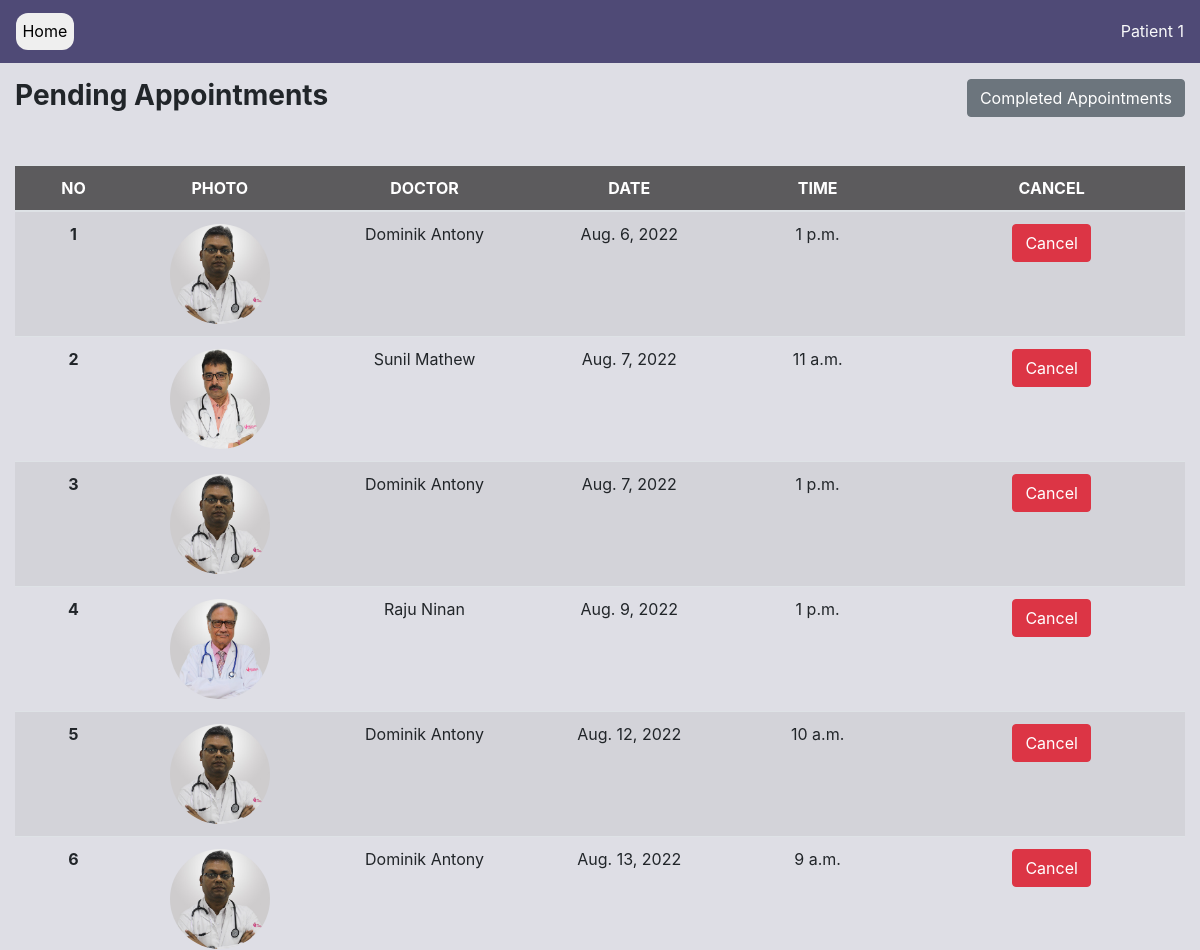
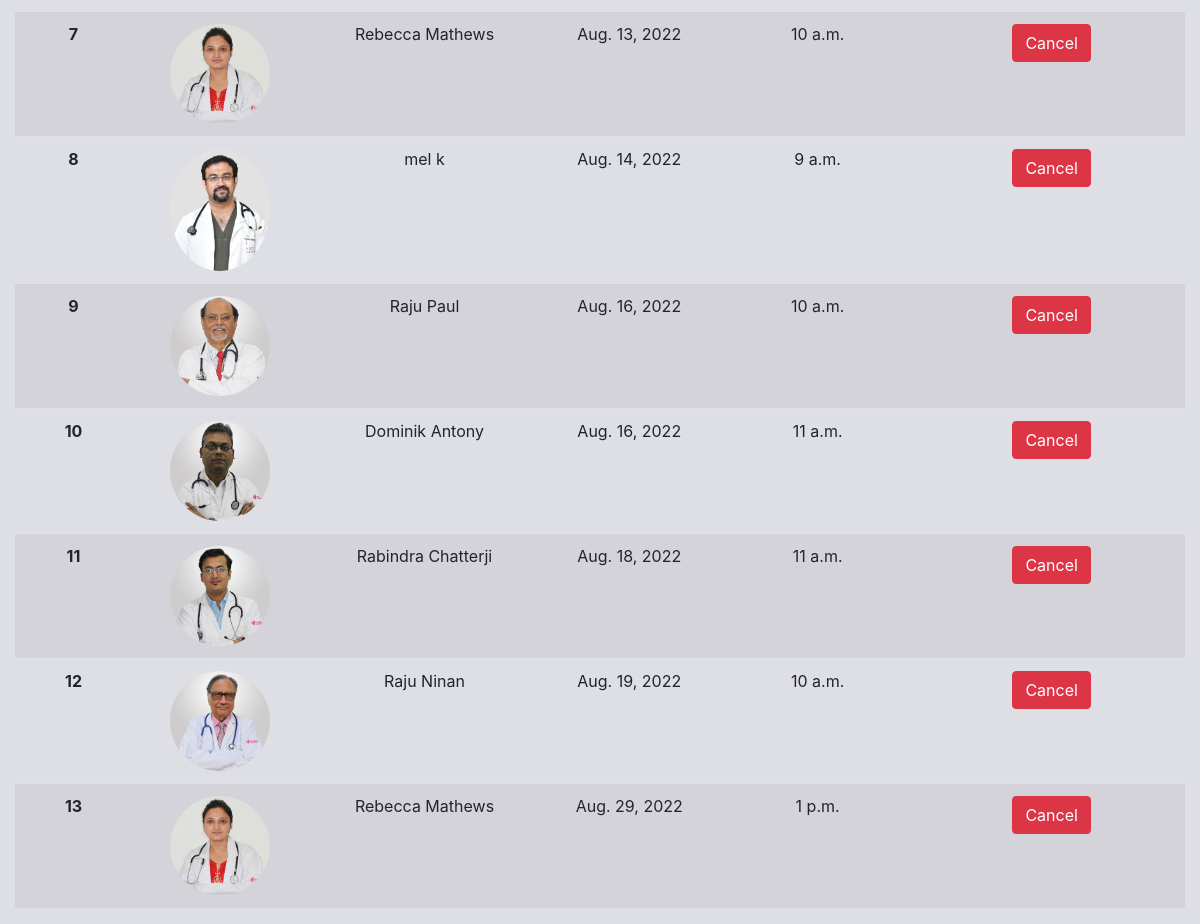
The page /appointment-list (signed in) on the database as committed earlier (2 pictures, top to bottom).
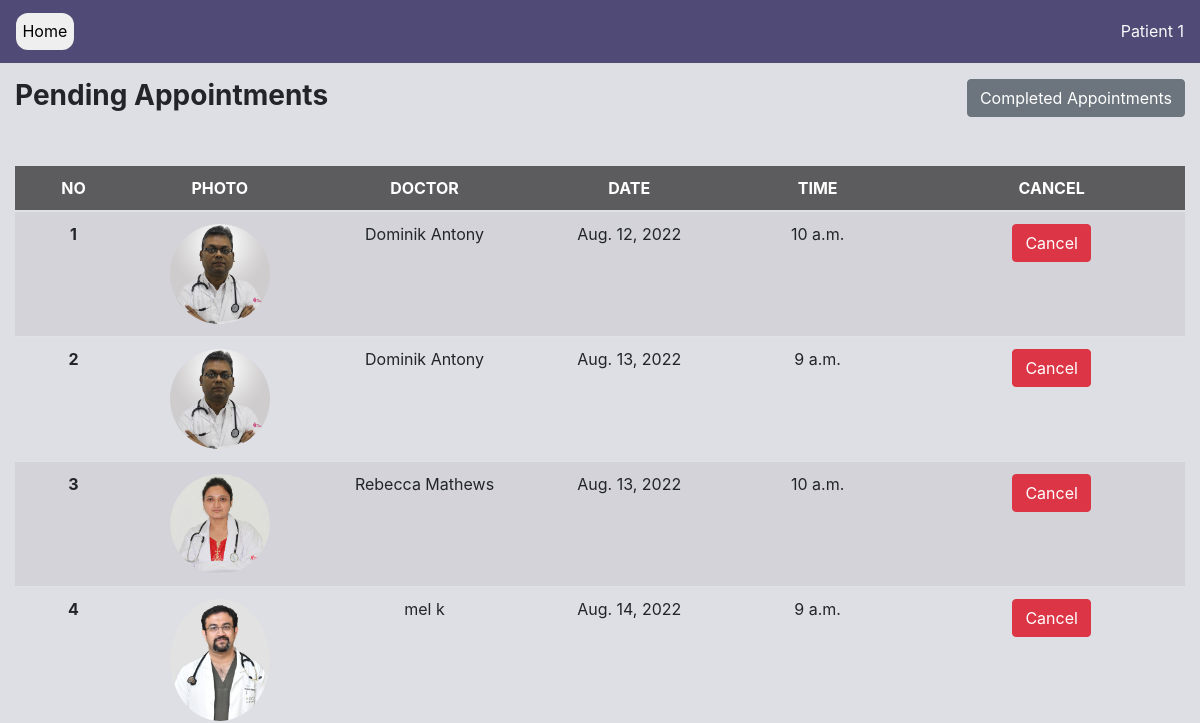
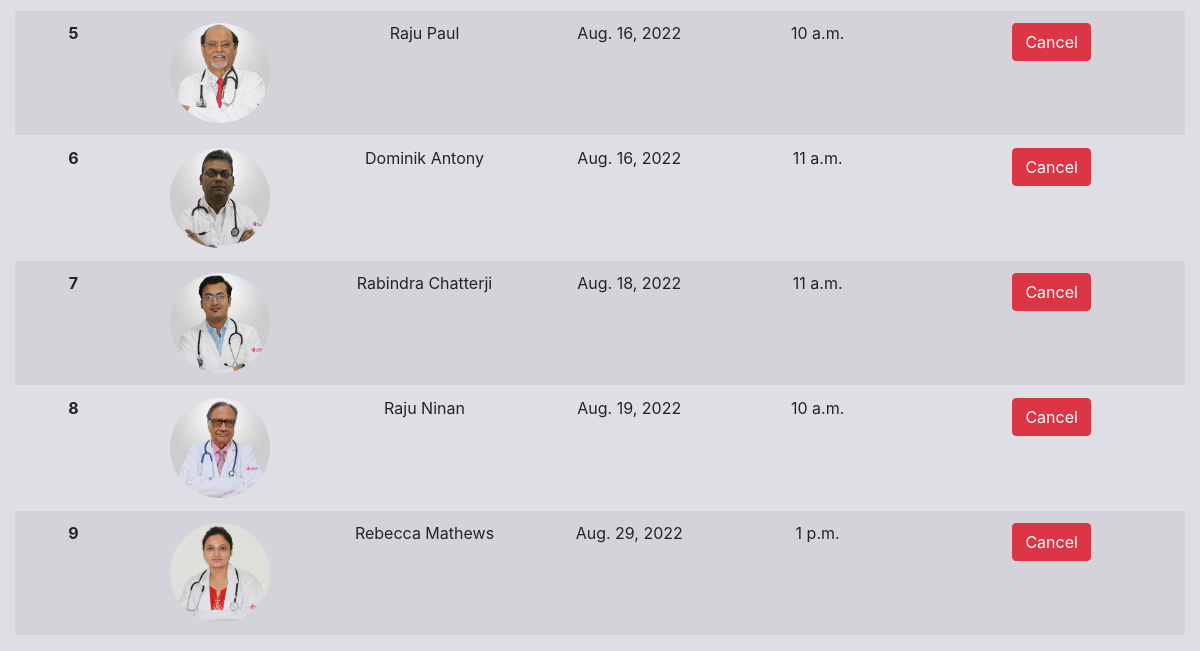
The same page on the database as committed later (2 pictures, top to bottom).
### accounts/models.py (models this page shows, shortened)
class User(AbstractUser):
    DOCTOR = 'D'
    PATIENT = 'P'
    USER_TYPES = [
        (DOCTOR, 'Doctor'),
        (PATIENT, 'Patient'),
    ]
    MALE = 'M'
    FEMALE = 'F'
    OTHER = 'O'
    PREFER_NOT_TO_SAY = 'N'
    GENDER = [
        (MALE, 'Male'),
        (FEMALE, 'Female'),
        (OTHER, 'Other'),
        (PREFER_NOT_TO_SAY, 'Prefer not to say')
    ]
    class Meta:
        db_table = 'user'
    user_type = models.CharField(choices=USER_TYPES, max_length=1, default=PATIENT)
    gender = models.CharField(choices=GENDER,  max_length=1, default=PREFER_NOT_TO_SAY)
    phone = PhoneNumberField(null=True, blank=True)
    def is_patient(self):
        if self.user_type == 'P':
            return True
        return False

### appointment/models.py (models this page shows, shortened)
class Appointment(models.Model):
    TIME_SLOT = [
    (1, '9:00-10:00'),
    (2, '10:00-11:00'),
    (3, '11:00-12:00'),
    (4, '13:00-14:00'),
    ]
    doctor = models.ForeignKey(User,on_delete=models.CASCADE, limit_choices_to={'user_type': 'D'}, related_name='doctor')
    patient = models.ForeignKey(User,on_delete=models.CASCADE, limit_choices_to={'user_type': 'P'})
    date =  models.DateField()
    start_time = models.TimeField(null=True)
    end_time = models.TimeField(null=True)
    reason = models.TextField()
    status = models.BooleanField(default=False)
    class Meta:
        db_table = 'appointment'
        constraints = [
            models.UniqueConstraint(fields=['patient', 'doctor', 'date'], name='unique_booking')
        ]
        ordering = ['date', 'start_time']

### profiles/models.py (models this page shows, shortened)
class DoctorProfile(models.Model):
    class Meta:
        db_table = 'doctor_profile'
    user = models.OneToOneField(
        User, on_delete=models.CASCADE,
        primary_key=True, limit_choices_to={'user_type': 'D'},
        related_name='docprofile', #* related_name is used to give alternate name to the reverse relationship
        )
    profile_pic = models.ImageField(upload_to='images/profiles/doctors') #TODO Change directory to /images/doctor/username
    qualification = models.CharField(max_length=100, blank=True, null=True)
    department = models.ForeignKey(Department, on_delete=models.CASCADE)

### appointment/views.py (the view)
# urls.py: path('appointment-list', views.appointment_list, name='appointment-list'),
def appointment_list(request):
    context = {}
    user = request.user
    if not user.is_patient():
        return HttpResponse("NOT ALLOWED")
    appointments = Appointment.objects.filter(patient=user, status=False)
    context = {'appointments':appointments}
    return render(request, 'patient-appointment-list.html', context=context)

### PMS/context_processors.py (called while the page is built)
def get_departments(request):
    departments = Department.objects.all()
    return {'departments': departments}

def get_time_slots(request):
    time_slot = Appointment.TIME_SLOT
    return {"time_slot": time_slot}

### appointment/templates/patient-appointment-list.html (shortened to what this page needs)
{% load static %}
{% load bootstrap4 %}
<!DOCTYPE html>
<html>
    <head>
        <link rel="stylesheet" href="https://cdn.jsdelivr.net/npm/bootstrap@4.0.0/dist/css/bootstrap.min.css">
    </head>
    <body>
        {% include 'navbar-simple.html' %}
        <section style="height: auto;">
            <div class="container-fluid">
                <div class="row pt-3" style="background-color: #8889a347;">
                    <div class="col-md-6" style="align-items: center;"><h3><b>Pending Appointments</b></h3></div>
                    <div class="col-md-6 text-right">
                        <a href="{% url 'appointment:patient-completed-appointment' %}" class="btn btn-secondary">
                            Completed Appointments
                        </a>
                    </div>
                <br>
                <br>
                <br>
                    <div class="col-md-12 col-12" style="align-items: center;">
                            <div class="table-responsive table-striped">
                                <table class="table table-hover">
                                  <thead class="thead">
                                    <tr>
                                      <th scope="col" width="10%">NO</th>
                                      <th scope="col" width="15%">PHOTO</th>
                                      <th scope="col" width="20%">DOCTOR</th>
                                      <th scope="col" width="15%">DATE</th>
                                      <th scope="col">TIME</th>
                                      <th scope="col">CANCEL</th>
                                    </tr>
                                  </thead>
                            <tbody>
{% for appointment in appointments %}
                                <tr>
                                    <th scope="row">{{forloop.counter}}</th>
                                    <td>
                                        {%if appointment.doctor.docprofile.profile_pic %}
                                            <img src="{{appointment.doctor.docprofile.profile_pic.url}}" class="photo">
                                        {% else %}
                                            <img src="{% static 'images\doctor_default.jpg' %}" class="photo">
                                        {% endif %}
                                    </td>
                                    <td>{{appointment.doctor.get_full_name}}</td>
                                    <td>{{appointment.date}}</td>
                                    <td>{{appointment.start_time}}</td>
                                    <td>
                                        <form action="{% url 'appointment:cancel-appointment' %}" method="post">
                                            <button class="btn btn-danger" type="submit" name="app_id" value={{appointment.id}}>Cancel</button>
                                        </form>
                                    </td>
                                </tr>
{% endfor %}
                            </tbody>
                          </table>
                    </div>
                </div>
            </div>
        </section>
    </body>
</html>

### templates/navbar-simple.html (shortened to what this page needs)
<nav class="navbar navbar-expand-lg bg-dark">
    <a class="navbar-brand" href="{% url 'accounts:home'%}">
      <button class="button">Home</button>
    </a>
        <ul class="navbar-nav ml-auto">
            <li class="nav-item">
                <p class="text-light mb-0">{{user.get_full_name}}</p>
            </li>
        </ul>
</nav>

### templates/navbar-simple.html (style rules this page uses)
.bg-dark { background-color: #4c4774fa !important; }
.button { border-radius: 12px; border: 2px; font-size: 1rem; padding: 0.4rem; }

### appointment/templates/patient-appointment-list.html (style rules this page uses)
table { margin-top: 14px; }
th, td { text-align: center; }
.table .thead { color: #fff; background-color: #5c5b5d; }
.photo { width: 100px; border-radius: 50%; }

Rows that differ between the two databases and show on the page:
removed Appointment: doctor.docprofile.profile_pic (picture), doctor.get_full_name "Dominik Antony", date "Aug. 6, 2022", start_time "1 p.m.", {{ appointment.id }} 6 (drawn)
removed Appointment: doctor.docprofile.profile_pic (picture), doctor.get_full_name "Sunil Mathew", date "Aug. 7, 2022", start_time "11 a.m.", {{ appointment.id }} 11 (drawn)
removed Appointment: doctor.docprofile.profile_pic (picture), doctor.get_full_name "Dominik Antony", date "Aug. 7, 2022", start_time "1 p.m.", {{ appointment.id }} 5 (drawn)
removed Appointment: doctor.docprofile.profile_pic (picture), doctor.get_full_name "Raju Ninan", date "Aug. 9, 2022", start_time "1 p.m.", {{ appointment.id }} 15 (drawn)
